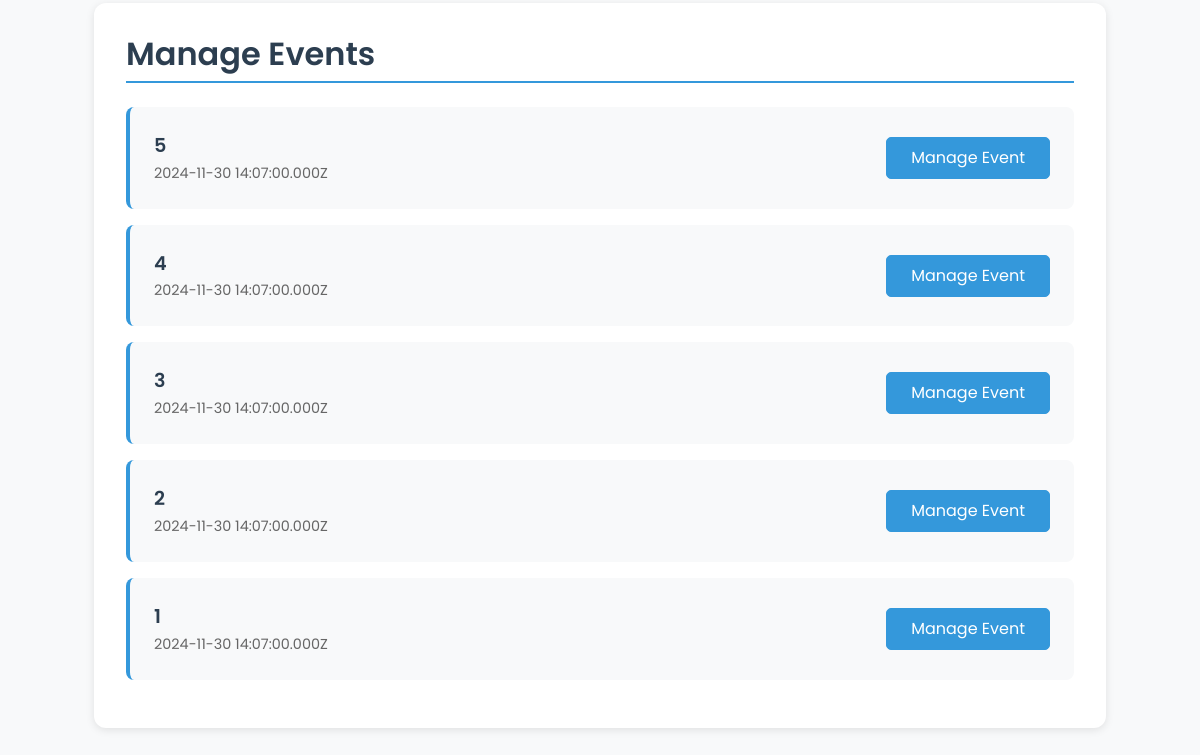
The page /admin (signed in, lower part) on the database as committed earlier.
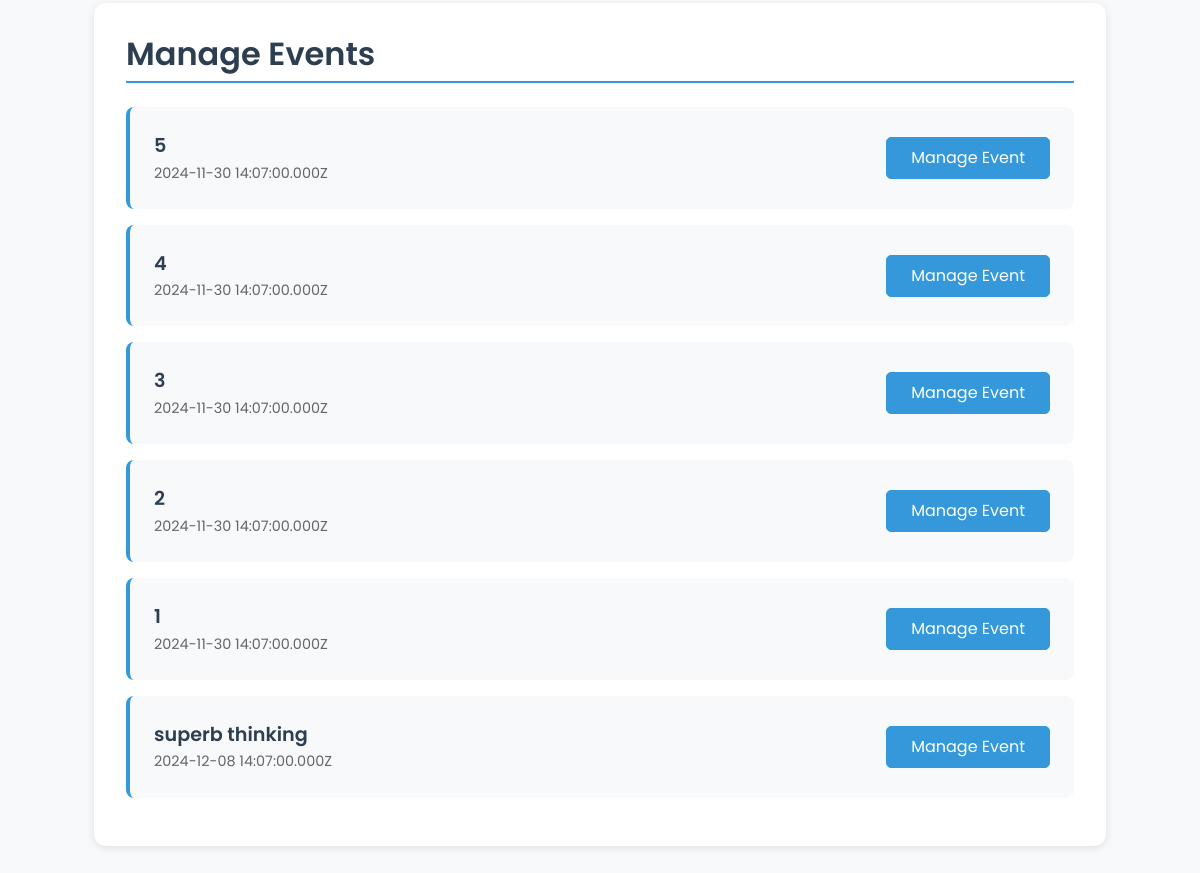
The same page on the database as committed later.
### tables this page shows
CREATE TABLE `events` (`created` TEXT DEFAULT (strftime('%Y-%m-%d %H:%M:%fZ')) NOT NULL, `desc` TEXT DEFAULT '' NOT NULL, `event_date` TEXT DEFAULT '' NOT NULL, `id` TEXT PRIMARY KEY DEFAULT ('r'||lower(hex(randomblob(7)))) NOT NULL, `location` TEXT DEFAULT '' NOT NULL, `max_participants` NUMERIC DEFAULT 0 NOT NULL, `title` TEXT DEFAULT '' NOT NULL, `updated` TEXT DEFAULT (strftime('%Y-%m-%d %H:%M:%fZ')) NOT NULL, "participants" NUMERIC DEFAULT 0 NOT NULL);

### main.py (the view, shortened to what this page needs)
@app.route('/admin', methods=['GET', 'POST'])
def admin():
    if not is_logged_in():
        flash('Access denied.', 'danger')
        return redirect(url_for('login'))
    if not is_admin():
        flash('Access denied.', 'danger')
        return redirect(url_for('home'))
    conn = get_db_connection()
    cursor = conn.cursor()
    cursor.execute('SELECT * FROM users')
    users = cursor.fetchall()
    cursor.execute('SELECT * FROM events')
    events = cursor.fetchall()
    close_db_connection(conn)
    return render_template('admin.html', users=users, events=events, is_logged_in=is_logged_in, is_admin=is_admin)

### main.py (called while the page is built)
def is_logged_in():
    return 'user_id' in session

def is_admin():
    if not is_logged_in():
        pass
    else:
        conn = get_db_connection()
        cursor = conn.cursor()
        cursor.execute('SELECT * FROM users WHERE email = ?', (session['email'],))
        user = cursor.fetchone()
        close_db_connection(conn)
        return user['admin']

def get_db_connection():
    conn = sqlite3.connect(r'pb_data\data.db')
    conn.row_factory = sqlite3.Row
    return conn

def close_db_connection(conn):
    conn.close()

### templates/admin.html (shortened to what this page needs)
{% extends 'base.html' %}
{% block content %}
<div class="admin-dashboard">
    <div class="admin-card">
        <h2>Manage Events</h2>
        <ul class="events-list">
            {% for event in events %}
                <li class="event-item">
                    <div class="event-info">
                        <div class="event-title">{{ event['title'] }}</div>
                        <div class="event-date">{{ event['event_date'] }}</div>
                    </div>
                    <form method="POST" action="{{ url_for('manage_event', event_id=event['id']) }}">
                        <button class="btn btn-primary">Manage Event</button>
                    </form>
                </li>
            {% endfor %}
        </ul>
    </div>
</div>
{% endblock %}

Rows that differ between the two databases and show on the page:
added events: title "superb thinking", event_date "2024-12-08 14:07:00.000Z"
